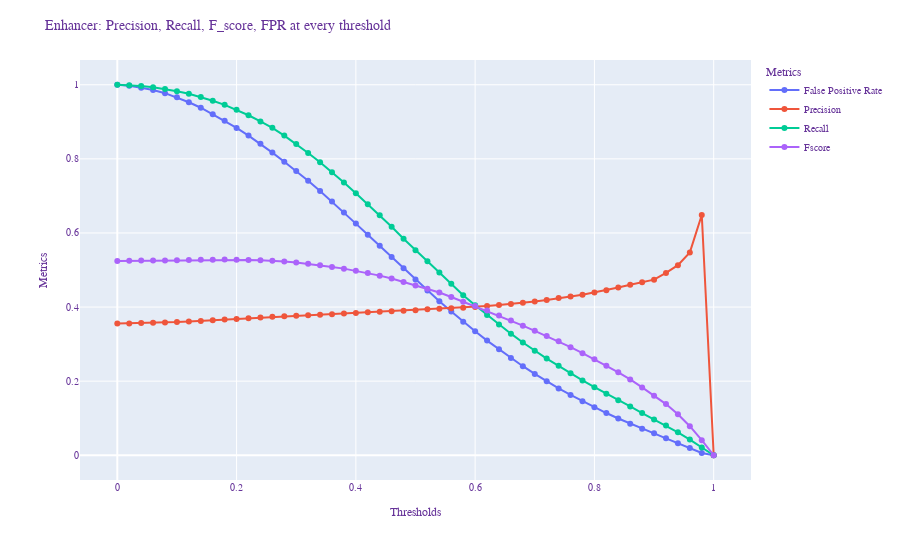

Notebook cell for this chart:
### Code cell
filename = os.path.join(base_directory, '1_results.csv')
class_number = 1
plot_results_csv(filename, class_number)
